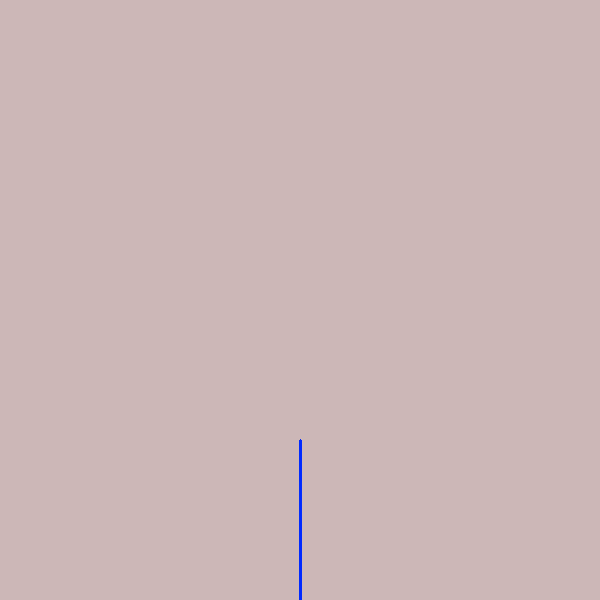
Frame 1 (no input)
Frame 60 (the mouse pressed at the canvas centre just before this capture): identical to frame 1, image omitted
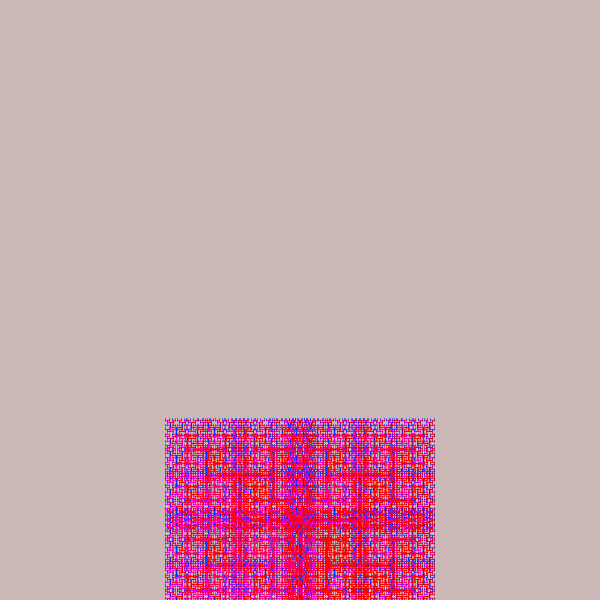
Frame 120 (the mouse held since frame 60 and released just before this capture)

The Processing sketch that drew these frames (run headless with seeded random() and noise(); from frame 60 on, the mouse is pressed at the canvas centre):

// Processing sketch: Fractal_Tree
// ── Fractal_Tree.pde





ArrayList<Segment> Segments=new ArrayList();
float angle=20;
float ratio=0.5;

Segment root;

void setup() {
  size(600, 600);
  colorMode(HSB, HALF_PI, 1, 1);
  root=new Segment(new PVector(width/2, height), 80, 3, PI/2);
}

void draw() {
  background(2, 0.1, 0.8);

  Segments.clear();
  Segments.add(root);
  root.noChildren=true;

  float ratio=map(mouseX, 0, width, 0.5, 1);
  float angle=map(mouseY, 0, height, 0, PI);




  for (int k=0; k < 14; k++) {
    for (int i=Segments.size()-1; i >=0; i--) {
      Segment S=Segments.get(i);
      if (S.noChildren) {
        S.createChildren(ratio, angle, 0.9);
      }
    }
  }


  for (Segment S : Segments) {
    S.show();
  }
}

// ── Segment.pde
class Segment {
  PVector endPos;
  PVector startPos;
  float len;
  float angle;
  float thickness;
  boolean noChildren=true;




  Segment(PVector pos, float len, float thickness, float angle) {
    this.startPos=pos;
    this.len=len;
    this.angle=angle;
    this.thickness=thickness;
    endPos=new PVector(pos.x+cos(angle)*len, pos.y-sin(angle)*len);
  }

  void show() {

    stroke(atan(angle), 1, 1);
    strokeWeight(thickness);
    line(startPos.x, startPos.y, endPos.x, endPos.y);
  }

  void createChildren(float lenFactor, float newAngle, float thicknessFactor) {
    Segment left=new Segment(endPos.copy(), len*lenFactor, thickness*thicknessFactor, angle+newAngle);
    Segment right=new Segment(endPos.copy(), len*lenFactor, thickness*thicknessFactor, angle-newAngle);

    Segments.add(left);
    Segments.add(right);



    noChildren=false;
  }
}
